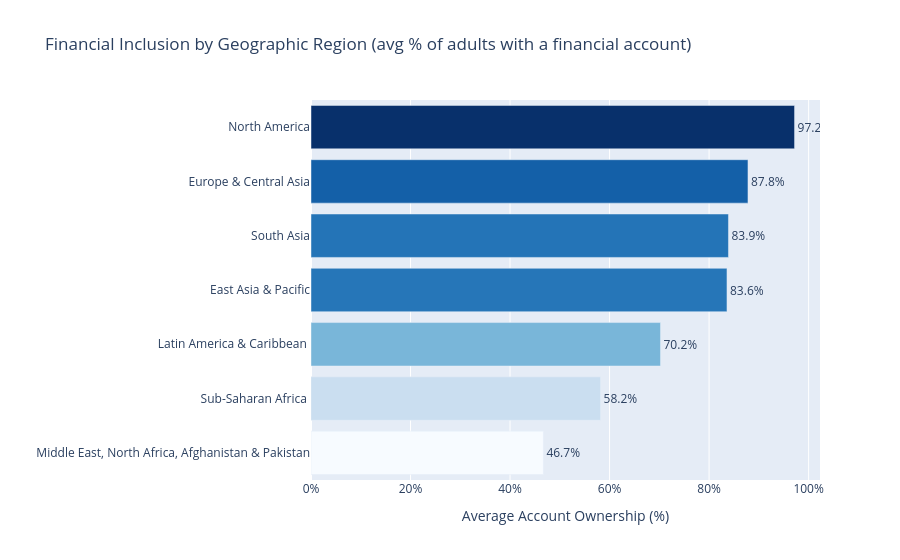

Write notebook code for a chart like this one.
### Markdown cell above
To look at the regional pattern, we now take a look at that same data collapsed into World Bank's geographic groupings. The graph shows the average share of adults with a account ownership in that region.

### Code cell
# Define function to create a weighted average
def weighted_avg(df, value_col, weight_col="adult_pop"):
    sub = df.dropna(subset=[value_col, weight_col])
    return (sub[value_col] * sub[weight_col]).sum() / sub[weight_col].sum()

#Calculate average percent with financial account by geographic region
region_df = (
    merged.groupby("region_geo")
    .apply(lambda g: weighted_avg(g, "percent_with_fin_account"),
           include_groups=False)
    .reset_index(name="percent_with_fin_account")
    .sort_values("percent_with_fin_account", ascending=True)
    )

#Create bar chart showing average percent with financial account by geographic region
region_fig = px.bar(
    region_df,
    x="percent_with_fin_account",
    y="region_geo",
    orientation='h',
    text=region_df["percent_with_fin_account"].mul(100).round(1).astype(str) + '%',
    color="percent_with_fin_account",
    color_continuous_scale="Blues",
    title='Financial Inclusion by Geographic Region (avg % of adults with a financial account)',
    labels={'percent_with_fin_account': 'Average Account Ownership (%)', 'region_geo': ""}
)

region_fig.update_traces(textposition='outside')
region_fig.update_layout(coloraxis_showscale=False, xaxis_tickformat=".0%")
region_fig.show()

### Figure 1 — Plotly figure (JSON) as saved in the notebook; plotly's stock layout.template omitted (floating-point values rounded to 4 significant figures)
{"data": [{"alignmentgroup": "True", "hovertemplate": "Average Account Ownership (%)=%{marker.color}<br>=%{y}<br>text=%{text}<extra></extra>", "legendgroup": "", "marker": {"color": [0.467, 0.5818, 0.7023, 0.8359, 0.8389, 0.8782, 0.9717], "coloraxis": "coloraxis", "pattern": {"shape": ""}}, "name": "", "offsetgroup": "", "orientation": "h", "showlegend": false, "text": ["46.7%", "58.2%", "70.2%", "83.6%", "83.9%", "87.8%", "97.2%"], "textposition": "outside", "type": "bar", "x": [0.467, 0.5818, 0.7023, 0.8359, 0.8389, 0.8782, 0.9717], "xaxis": "x", "y": ["Middle East, North Africa, Afghanistan & Pakistan", "Sub-Saharan Africa ", "Latin America & Caribbean ", "East Asia & Pacific", "South Asia", "Europe & Central Asia", "North America"], "yaxis": "y"}], "layout": {"barmode": "relative", "coloraxis": {"colorbar": {"title": {"text": "Average Account Ownership (%)"}}, "colorscale": [[0, "rgb(247,251,255)"], [0.125, "rgb(222,235,247)"], [0.25, "rgb(198,219,239)"], [0.375, "rgb(158,202,225)"], [0.5, "rgb(107,174,214)"], [0.625, "rgb(66,146,198)"], [0.75, "rgb(33,113,181)"], [0.875, "rgb(8,81,156)"], [1, "rgb(8,48,107)"]], "showscale": false}, "legend": {"tracegroupgap": 0}, "title": {"text": "Financial Inclusion by Geographic Region (avg % of adults with a financial account)"}, "xaxis": {"anchor": "y", "domain": [0, 1], "tickformat": ".0%", "title": {"text": "Average Account Ownership (%)"}}, "yaxis": {"anchor": "x", "domain": [0, 1], "title": {"text": ""}}}}
